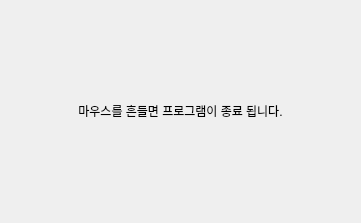
<?xml version="1.0" encoding="UTF-8"?>
<ui version="4.0">
 <class>Dialog</class>
 <widget class="QDialog" name="Dialog">
  <property name="geometry">
   <rect>
    <x>0</x>
    <y>0</y>
    <width>361</width>
    <height>223</height>
   </rect>
  </property>
  <property name="windowTitle">
   <string>Dialog</string>
  </property>
  <widget class="QLabel" name="label">
   <property name="geometry">
    <rect>
     <x>0</x>
     <y>0</y>
     <width>361</width>
     <height>221</height>
    </rect>
   </property>
   <property name="text">
    <string>마우스를 흔들면 프로그램이 종료 됩니다.</string>
   </property>
   <property name="alignment">
    <set>Qt::AlignCenter</set>
   </property>
  </widget>
 </widget>
 <resources/>
 <connections/>
</ui>
